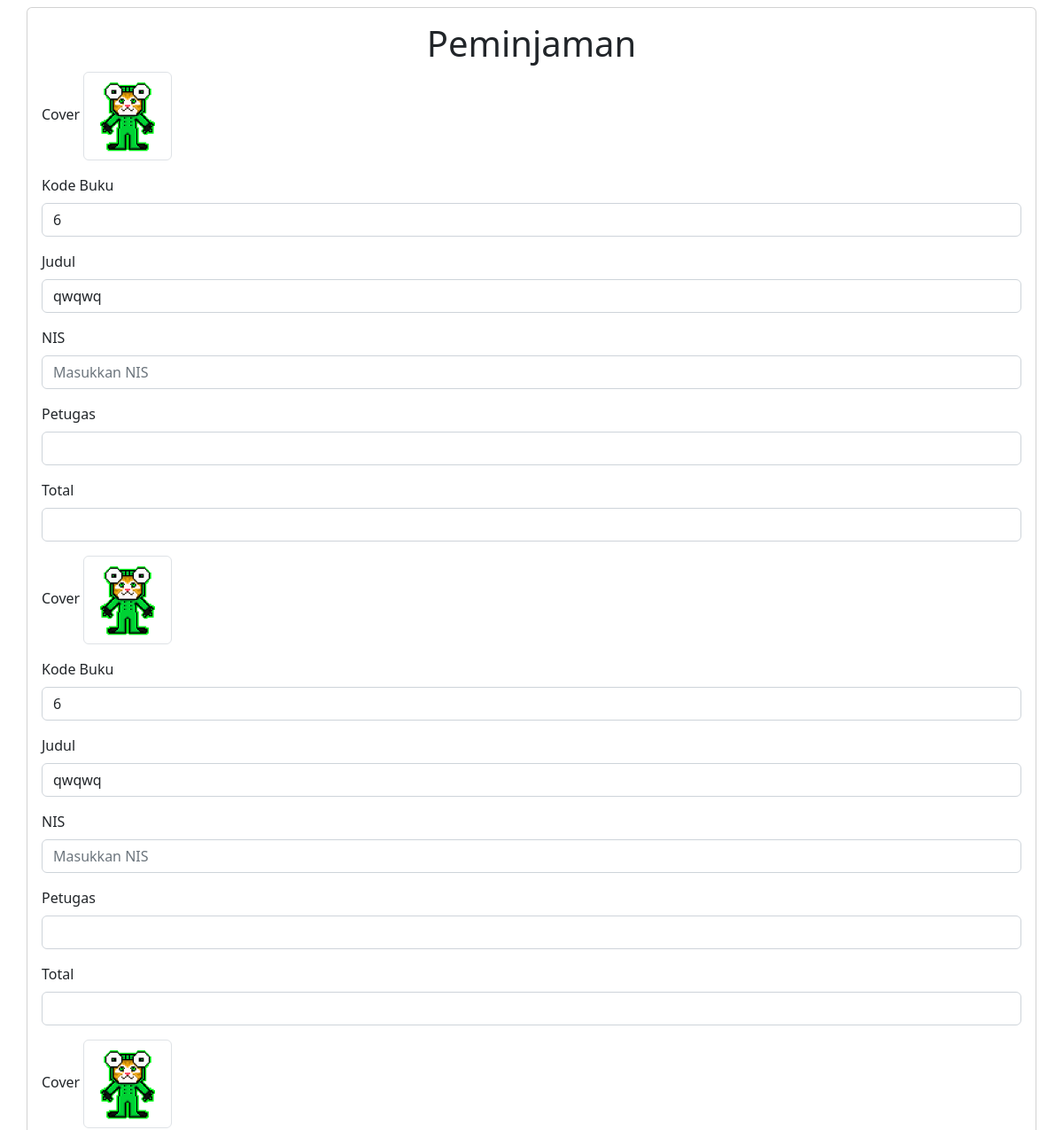
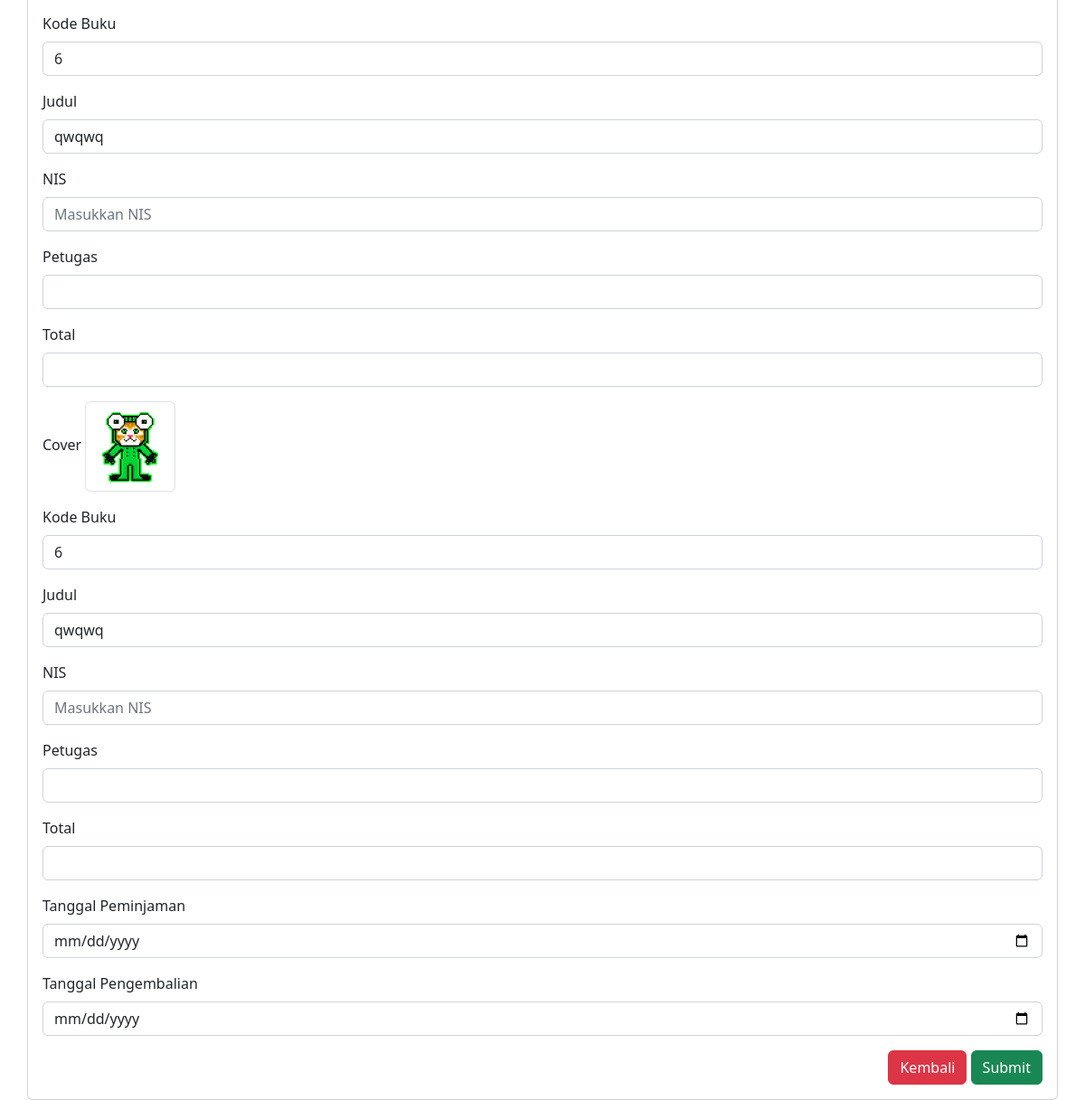
The app's page /peminjaman.php?id_buku=6 with its own data (2 pictures, top to bottom).
### tables this page shows
CREATE TABLE `peminjaman` (
  `id_peminjaman` int(11) NOT NULL,
  `id_siswa` int(11) NOT NULL,
  `id_petugas` int(11) NOT NULL,
  `id_buku` int(11) NOT NULL,
  `tanggal_peminjaman` date NOT NULL,
  `tanggal_pengembalian` date NOT NULL
);

CREATE TABLE `buku` (
  `id_buku` int(11) NOT NULL,
  `penulis` varchar(50) NOT NULL,
  `tahun` year(4) NOT NULL,
  `judul` varchar(255) NOT NULL,
  `kota` varchar(50) NOT NULL,
  `penerbit` varchar(50) NOT NULL,
  `cover` varchar(255) NOT NULL,
  `sinopsi` text NOT NULL,
  `stok` int(3) NOT NULL
);

### peminjaman.php (the view, shortened to what this page needs)
<?php
include 'config.php';
?>
<!DOCTYPE html>
<html lang="en">
<head>
    <link rel="stylesheet" href="assets/bootstrap/css/bootstrap.min.css">
</head>
<body>
<div class="container card p-3 mt-2">
		<h1 class="text-center">Peminjaman</h1>
		<form action="" method="post" enctype="multipart/form-data">
				<?php
					$id_buku = $_GET['id_buku'];
					$ambil = mysqli_query($conn, "SELECT * FROM buku JOIN  peminjaman ON buku.id_buku=peminjaman.id_buku JOIN siswa ON peminjaman.id_siswa=siswa.nis WHERE peminjaman.id_buku = '$id_buku';");
					while($data = mysqli_fetch_assoc($ambil)) {
				?>
				<div class="mb-3">
					<label for="" class="form-label">Cover</label>
					<img src="assets/cover/<?php echo $data['cover'] ?>" class= "img-thumbnail" alt="" style="width: 100px;">
            	</div>
				<div class="mb-3">
					<label for="" class="form-label">Kode Buku</label>
					<input type="text" class="form-control" name="id_buku" value="<?php echo $data['id_buku'] ?>"></input>
				</div>
				<div class="mb-3">
					<label for="" class="form-label">Judul</label>
					<input type="text" class="form-control" name="judul" value="<?php echo $data['judul'] ?>"></input>
				</div>
				<div class="mb-3">
					<label for="" class="form-label">NIS</label>
					<input type="text" class="form-control" name="nis" placeholder="Masukkan NIS" required></input>
				</div>
				<div class="mb-3">
					<label for="" class="form-label">Petugas</label>
					<input type="text" class="form-control" name="nip" value="<?= $_SESSION['nip'] ?>"></input>
				</div>
				<div class="mb-3">
					<label for="" class="form-label">Total</label>
					<input type="number" class="form-control" name="total" ></input>
				</div>
					<?php
						}
					?>
				<div class="mb-3">
					<label for="" class="form-label">Tanggal Peminjaman</label>
					<input type="date" class="form-control" value="" name="pinjam"></input>
				</div>
				<div class="mb-3">
					<label for="" class="form-label">Tanggal Pengembalian</label>
					<input type="date" class="form-control" name="kembali"></input>
				</div>
			<div class="text-end">
			<a href="home.php" type="button" class="btn btn-danger"> Kembali </a>
			<button type="submit" name="submit" class="btn btn-success">Submit</button>
		</div>
		</form>
	</div>
</body>
</html>

### records on screen
peminjaman: id_buku.cover (picture), id_buku "6", judul "qwqwq"
peminjaman: id_buku.cover (picture), id_buku "6", judul "qwqwq"
peminjaman: id_buku.cover (picture), id_buku "6", judul "qwqwq"
peminjaman: id_buku.cover (picture), id_buku "6", judul "qwqwq"
